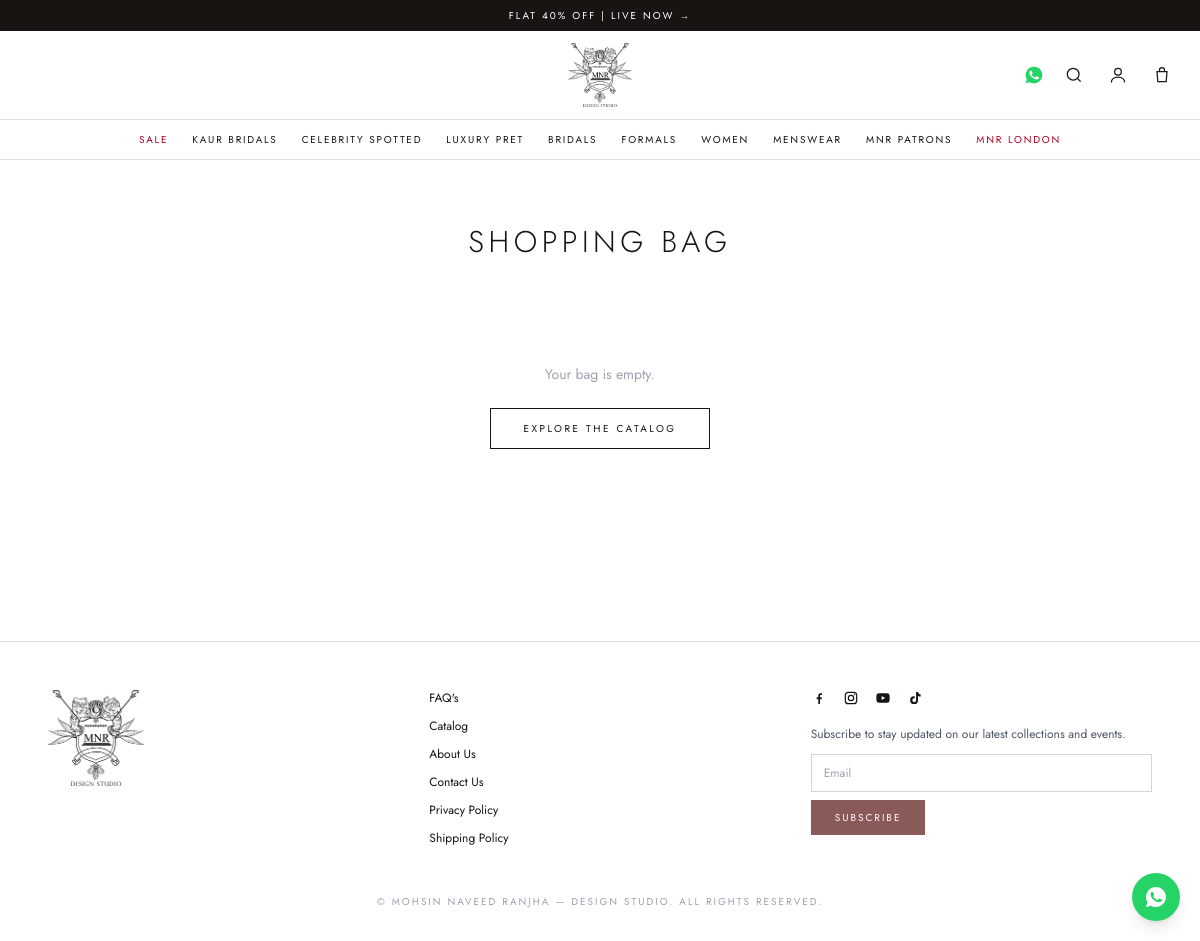
Page /cart/ on the committed database.
### core/models.py (models this page shows, shortened)
class SiteSettings(models.Model):
    brand_name = models.CharField(max_length=120, default="Mohsin Naveed Ranjha")
    short_name = models.CharField(max_length=20, default="MNR")
    tagline = models.CharField(max_length=80, default="Design Studio")
    logo = models.ImageField(upload_to="home/", blank=True)
    logo_footer = models.ImageField(upload_to="home/", blank=True)
    announcement_1 = models.CharField(max_length=160, default="Flat 40% OFF | Live now")
    announcement_2 = models.CharField(max_length=160, blank=True, default="Kaur Bridals | Live Now")
    phone = models.CharField(max_length=40, default="+92 42 3575 8880")
    whatsapp_number = models.CharField(max_length=20, default="923008451482", help_text="Digits only, country code first.")
    email = models.EmailField(default="info@mohsinnaveedranjha.com")
    address = models.CharField(max_length=200, default="MNR Design Studio, Gulberg, Lahore, Pakistan")
    facebook_url = models.URLField(blank=True, default="https://www.facebook.com/mohsinnaveedranjha")
    instagram_url = models.URLField(blank=True, default="https://www.instagram.com/mohsinnaveedranjha")
    youtube_url = models.URLField(blank=True, default="https://www.youtube.com/@mohsinnaveedranjha")
    tiktok_url = models.URLField(blank=True, default="https://www.tiktok.com/@mohsinnaveedranjha")
    studio_text = models.TextField(default="We invite you to embark on a journey of bridal elegance and personalized style by booking an appointment at our prestigious bridal studio.")
    studio_button = models.CharField(max_length=60, default="Book an Appointment")
    campaign_video = models.FileField(upload_to="home/", blank=True)
    campaign_poster = models.ImageField(upload_to="home/", blank=True)
    footer_note = models.CharField(max_length=160, default="© Mohsin Naveed Ranjha — Design Studio. All rights reserved.")
    class Meta:
        verbose_name_plural = "Site settings"
    @classmethod
    def load(cls):
        obj, _ = cls.objects.get_or_create(pk=1)
        return obj
    @property
    def whatsapp_link(self):
        digits = "".join(c for c in self.whatsapp_number if c.isdigit())
        return f"https://wa.me/{digits}" if digits else ""

class Category(models.Model):
    name = models.CharField(max_length=120)
    slug = models.SlugField(max_length=140, unique=True)
    intro = models.TextField(blank=True)
    show_in_nav = models.BooleanField(default=False)
    nav_order = models.PositiveIntegerField(default=0)
    class Meta:
        ordering = ["nav_order", "name"]
        verbose_name_plural = "Categories"

### core/views.py (the view)
# urls.py: path("cart/", views.cart_detail, name="cart"),
def cart_detail(request):
    lines, total = _cart_lines(request)
    return render(request, "core/cart.html", {"lines": lines, "total": total})

### core/context_processors.py (called while the page is built)
def site(request):
    cart = request.session.get("cart", {})
    return {
        "site": SiteSettings.load(),
        "nav_categories": Category.objects.filter(show_in_nav=True),
        "cart_count": sum(cart.values()),
    }

### core/views.py (called while the page is built, shortened)
def _cart(request):
    return request.session.setdefault("cart", {})

def _cart_lines(request):
    cart = _cart(request)
    lines, total = [], Decimal("0")
    request.session.modified = True
    return lines, total

### templates/core/cart.html (shortened to what this page needs)
{% extends "core/base.html" %}
{% block content %}
<section class="max-w-4xl mx-auto px-4 sm:px-6 py-12 sm:py-16">
  <h1 class="text-2xl sm:text-3xl font-light tracking-[0.15em] uppercase text-center mb-10">Shopping Bag</h1>
  {% if lines %}
  <div class="divide-y divide-line border-y border-line">
    {% for line in lines %}
    <div class="py-5 flex items-center gap-4">
      <a href="{% url 'product' line.product.slug %}" class="block w-20 h-28 bg-cream flex-shrink-0">
        {% if line.product.image %}
        <img src="{{ line.product.image.url }}" alt="{{ line.product.name }}" class="w-full h-full object-cover">
        {% endif %}
      </a>
      <div class="flex-1 min-w-0">
        <a href="{% url 'product' line.product.slug %}" class="text-xs sm:text-sm tracking-[0.1em] uppercase hover:text-mauve">{{ line.product.name }}</a>
        <p class="text-xs text-gray-500 mt-1">Rs. {{ line.product.price|floatformat:"0" }}</p>
        <form action="{% url 'cart_update' line.product.pk %}" method="post" class="mt-2 flex items-center gap-2">
          {% csrf_token %}
          <input type="number" name="quantity" value="{{ line.quantity }}" min="0" max="20" aria-label="Quantity" class="w-16 border border-gray-300 px-2 py-1 text-xs focus:outline-none focus:border-mauve">
          <button type="submit" class="text-[10px] tracking-[0.15em] uppercase underline">Update</button>
        </form>
      </div>
      <div class="text-right">
        <p class="text-xs text-gray-600 whitespace-nowrap hidden sm:block">Rs. {{ line.line_total|floatformat:"0" }}</p>
        <form action="{% url 'cart_remove' line.product.pk %}" method="post" class="mt-1">
          {% csrf_token %}
          <button type="submit" aria-label="Remove {{ line.product.name }}" class="text-gray-400 hover:text-sale text-lg">×</button>
        </form>
      </div>
    </div>
    {% endfor %}
  </div>
  <div class="mt-8 flex flex-col sm:flex-row sm:items-center sm:justify-between gap-6">
    <p class="text-base">Total <span class="ml-3 text-lg">Rs. {{ total|floatformat:"0" }}</span></p>
    <div class="flex flex-col sm:flex-row gap-3">
      <a href="{% url 'catalog' %}" class="border border-line px-6 py-3 text-[10px] tracking-[0.2em] uppercase text-center hover:border-mauve">Continue Shopping</a>
      <a href="{% url 'checkout' %}" class="bg-ink text-white px-8 py-3 text-[10px] tracking-[0.2em] uppercase text-center hover:bg-mauve transition-colors">Checkout</a>
    </div>
  </div>
  {% else %}
  <div class="text-center py-16">
    <p class="text-sm text-gray-400">Your bag is empty.</p>
    <a href="{% url 'catalog' %}" class="mt-6 inline-block border border-ink px-8 py-3 text-[10px] tracking-[0.25em] uppercase hover:bg-ink hover:text-white transition-colors">Explore the Catalog</a>
  </div>
  {% endif %}
</section>
{% endblock %}

### templates/core/base.html (shortened to what this page needs)
{% load static %}
<!DOCTYPE html>
<html lang="en">
<head>
  <script src="https://cdn.tailwindcss.com"></script>
  <link rel="stylesheet" href="{% static 'css/site.css' %}">
</head>
<body class="bg-white text-ink font-sans antialiased">
  <div class="bg-ink text-white text-center text-[10px] tracking-[0.2em] uppercase px-4 py-2">
    <a href="{% url 'collection' 'sale' %}" id="announcement" class="inline-block transition-opacity duration-500">{{ site.announcement_1 }} <span aria-hidden="true">→</span></a>
  </div>
  <header class="bg-white border-b border-line sticky top-0 z-40">
    <div class="max-w-7xl mx-auto px-4 sm:px-6 py-3 grid grid-cols-[1fr_auto_1fr] items-center">
      <a href="{% url 'home' %}" class="block" aria-label="{{ site.brand_name }} home">
        {% if site.logo %}<img src="{{ site.logo.url }}" alt="{{ site.brand_name }}" class="h-14 sm:h-16 w-auto">
        {% else %}<span class="block text-xl tracking-[0.3em] uppercase">{{ site.short_name }}</span><span class="block text-[8px] tracking-[0.4em] uppercase text-gray-500 text-center">{{ site.tagline }}</span>{% endif %}
      </a>
      <div class="flex items-center justify-end gap-3 sm:gap-4">
        {% if site.whatsapp_link %}
        <a href="{{ site.whatsapp_link }}" target="_blank" rel="noopener" aria-label="WhatsApp" class="text-[#25D366] hidden sm:block">
        </a>
        {% endif %}
        <button id="search-btn" aria-label="Search" class="p-1">
          <svg viewBox="0 0 24 24" fill="none" stroke="currentColor" stroke-width="1.5" class="w-5 h-5"><circle cx="11" cy="11" r="7"/><path d="m20 20-3.5-3.5"/></svg>
        </button>
        <a href="/admin/" aria-label="Account" class="hidden sm:block p-1">
          <svg viewBox="0 0 24 24" fill="none" stroke="currentColor" stroke-width="1.5" class="w-5 h-5"><circle cx="12" cy="8" r="4"/><path d="M4 21c0-4 3.5-6.5 8-6.5s8 2.5 8 6.5"/></svg>
        </a>
        <a href="{% url 'cart' %}" aria-label="Shopping bag" class="relative p-1">
          <svg viewBox="0 0 24 24" fill="none" stroke="currentColor" stroke-width="1.5" class="w-5 h-5"><path d="M6 8h12l-1 12H7L6 8Z"/><path d="M9 8V6a3 3 0 0 1 6 0v2"/></svg>
        </a>
      </div>
    </div>
    <nav class="hidden lg:block border-t border-line" aria-label="Main">
      <div class="max-w-7xl mx-auto px-4 sm:px-6 flex justify-center flex-wrap gap-x-6 gap-y-2 py-3 text-[10px] tracking-[0.18em] uppercase">
        <a href="{% url 'collection' 'sale' %}" class="text-sale hover:text-mauvedark">Sale</a>
        {% for c in nav_categories %}
        <a href="{% url 'collection' c.slug %}" class="hover:text-mauve">{{ c.name }}</a>
        {% endfor %}
        <a href="{% url 'page' 'mnr-london' %}" class="text-sale hover:text-mauvedark">MNR London</a>
      </div>
    </nav>
  </header>
  <main>
    {% block content %}{% endblock %}
  </main>
  <footer class="border-t border-line mt-16 bg-white">
    <div class="max-w-6xl mx-auto px-4 sm:px-6 py-12 grid grid-cols-1 sm:grid-cols-2 lg:grid-cols-3 gap-10 items-start">
      <div class="flex justify-center lg:justify-start">
        {% if site.logo_footer %}<img src="{{ site.logo_footer.url }}" alt="{{ site.brand_name }}" class="h-24 w-auto">{% else %}<span class="text-2xl tracking-[0.3em] uppercase">{{ site.short_name }}</span>{% endif %}
      </div>
      <nav class="text-xs space-y-3 text-center sm:text-left" aria-label="Footer">
        <a href="{% url 'page' 'faqs' %}" class="block hover:text-mauve">FAQ's</a>
        <a href="{% url 'catalog' %}" class="block hover:text-mauve">Catalog</a>
        <a href="{% url 'page' 'about-us' %}" class="block hover:text-mauve">About Us</a>
        <a href="{% url 'contact' %}" class="block hover:text-mauve">Contact Us</a>
        <a href="{% url 'page' 'privacy-policy' %}" class="block hover:text-mauve">Privacy Policy</a>
        <a href="{% url 'page' 'shipping-policy' %}" class="block hover:text-mauve">Shipping Policy</a>
      </nav>
      <div>
        <div class="flex justify-center sm:justify-start gap-4 mb-5 text-ink">
          {% if site.facebook_url %}<a href="{{ site.facebook_url }}" target="_blank" rel="noopener" aria-label="Facebook" class="hover:text-mauve"><svg viewBox="0 0 24 24" fill="currentColor" class="w-4 h-4"><path d="M13.5 21v-7h2.4l.4-3h-2.8V9.1c0-.9.3-1.5 1.6-1.5h1.3V4.9c-.3 0-1.1-.1-2-.1-2 0-3.4 1.2-3.4 3.5V11H8.5v3H11v7h2.5Z"/></svg></a>{% endif %}
          {% if site.instagram_url %}<a href="{{ site.instagram_url }}" target="_blank" rel="noopener" aria-label="Instagram" class="hover:text-mauve"><svg viewBox="0 0 24 24" fill="none" stroke="currentColor" stroke-width="1.8" class="w-4 h-4"><rect x="3.5" y="3.5" width="17" height="17" rx="4.5"/><circle cx="12" cy="12" r="4"/><circle cx="17.2" cy="6.8" r="1" fill="currentColor" stroke="none"/></svg></a>{% endif %}
          {% if site.youtube_url %}<a href="{{ site.youtube_url }}" target="_blank" rel="noopener" aria-label="YouTube" class="hover:text-mauve"></a>{% endif %}
          {% if site.tiktok_url %}<a href="{{ site.tiktok_url }}" target="_blank" rel="noopener" aria-label="TikTok" class="hover:text-mauve"><svg viewBox="0 0 24 24" fill="currentColor" class="w-4 h-4"><path d="M16.6 3c.4 2 1.8 3.6 3.9 3.9v3c-1.5 0-2.9-.5-4-1.3v6.6a5.9 5.9 0 1 1-5.9-5.9c.3 0 .7 0 1 .1v3.1a2.8 2.8 0 1 0 2 2.7V3h3Z"/></svg></a>{% endif %}
        </div>
        <p class="text-xs text-gray-600 mb-3 text-center sm:text-left">Subscribe to stay updated on our latest collections and events.</p>
        <form action="{% url 'newsletter' %}" method="post">
          <input type="email" name="email" required placeholder="Email" class="w-full border border-gray-300 px-3 py-2.5 text-xs focus:outline-none focus:border-mauve mb-2">
          <button type="submit" class="bg-mauve text-white text-[10px] tracking-[0.2em] uppercase px-6 py-2.5 hover:bg-mauvedark transition-colors">Subscribe</button>
        </form>
      </div>
    </div>
    <p class="text-center text-[10px] tracking-[0.2em] text-gray-400 uppercase pb-8 px-4">{{ site.footer_note }}</p>
  </footer>
  {% if site.whatsapp_link %}
  <a href="{{ site.whatsapp_link }}" target="_blank" rel="noopener" aria-label="Chat on WhatsApp"
    class="fixed bottom-5 right-5 z-40 w-12 h-12 rounded-full bg-[#25D366] text-white flex items-center justify-center shadow-lg hover:bg-[#1da851] transition-colors">
  </a>
  {% endif %}
</body>
</html>

### static/css/site.css (style rules this page uses)
:root { --ink: #171412; --mauve: #8a5a58; --mauve-dark: #6f4644; --cream: #f6f3ee; --gold: #b08d57; --line: #e6e1d8; }
html { scroll-behavior: smooth; }
body { scrollbar-width: thin; scrollbar-color: var(--mauve) var(--cream); }

### rows in the picture
SiteSettings: announcement_1 "FLAT 40% OFF | LIVE NOW", logo (picture), logo_footer (picture), footer_note "© MOHSIN NAVEED RANJHA — DESIGN STUDIO. ALL RIGHTS RESERVED."
Category: name "KAUR BRIDALS"
Category: name "CELEBRITY SPOTTED"
Category: name "LUXURY PRET"
Category: name "BRIDALS"
Category: name "FORMALS"
Category: name "WOMEN"
Category: name "MENSWEAR"
Category: name "MNR PATRONS"
